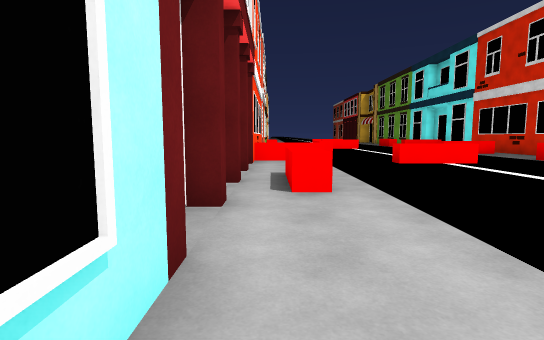
view 1 (above)

16 first-person views from a walk through a Unity game level. The camera is 1.4 m above the floor, tilts 6° down and sees 80° across. The floor is counted in squares, 2 m on a side. Each view is taken from the middle of a square. On the plan, view 1 faces up. The plan holds only what a view shows up to about 10 squares ahead; the rest is blank. The place goes on beyond the plan. The player character is not drawn. Surface patterns are stand-ins for the level's own textures.

view 2
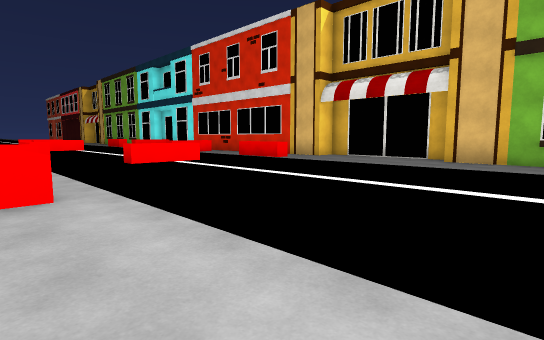

view 3
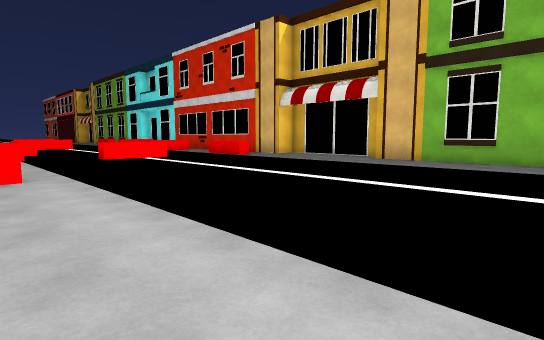

view 4
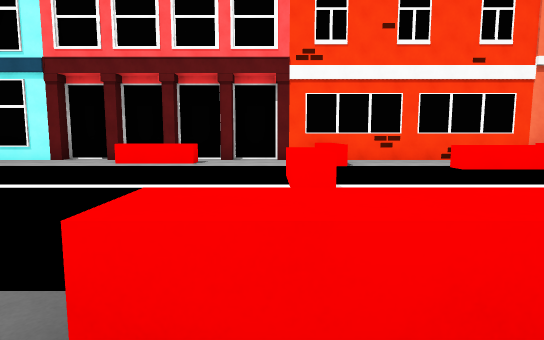

view 5
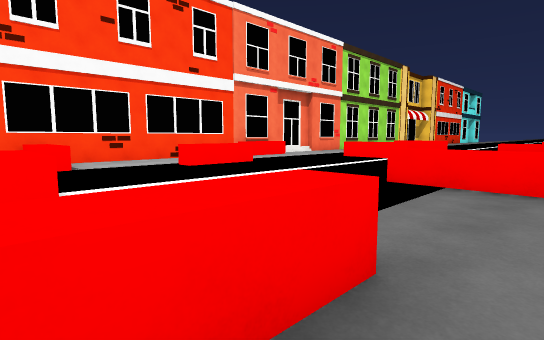

view 6
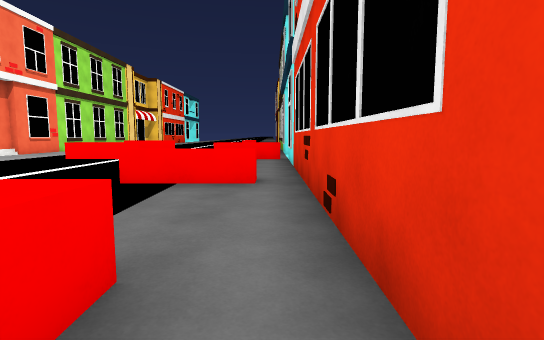

view 7
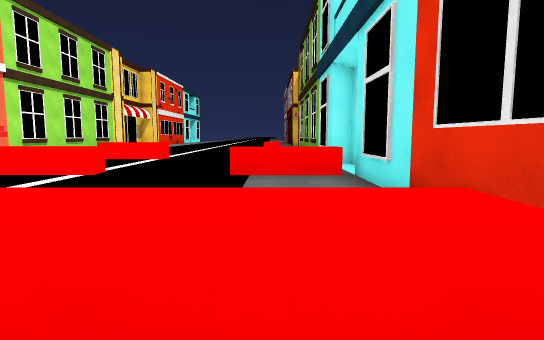

view 8
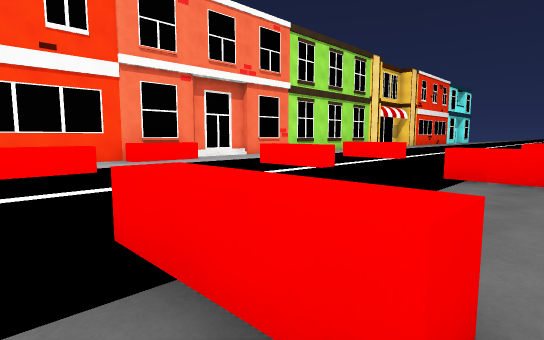

view 9
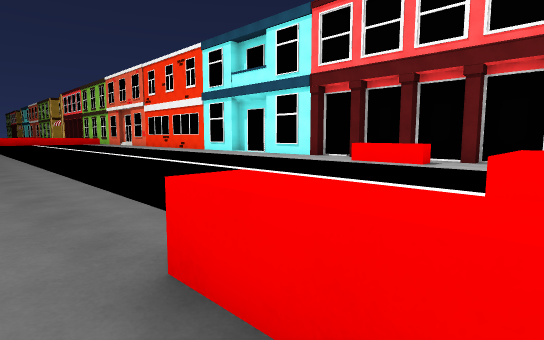

view 10
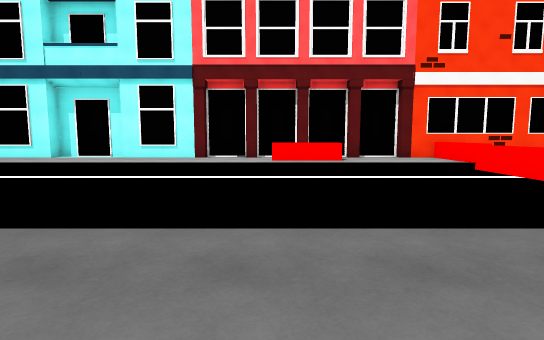

view 11
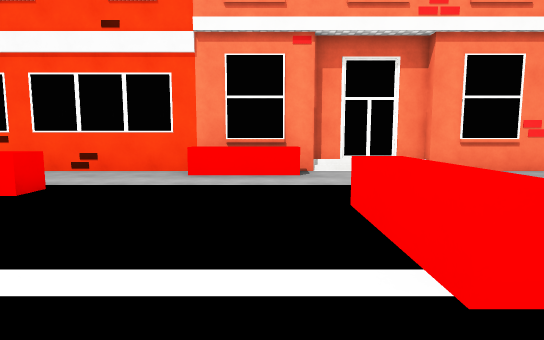

view 12
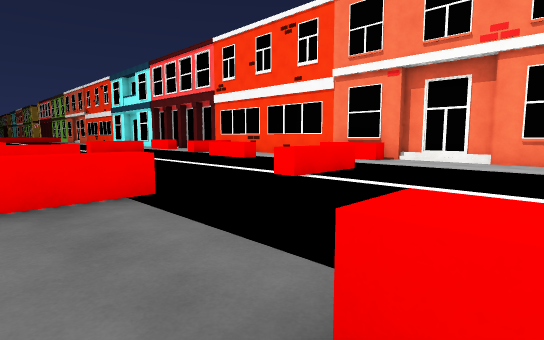

view 13
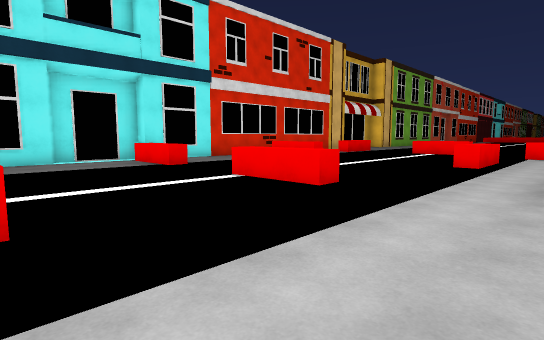

view 14
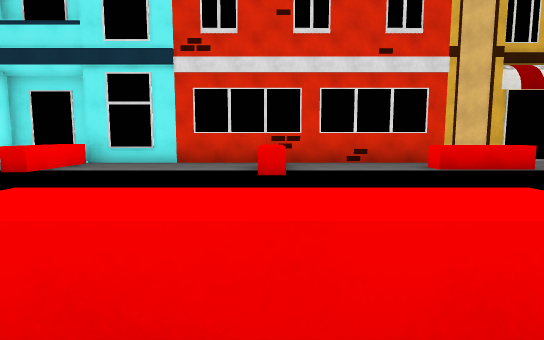

view 15
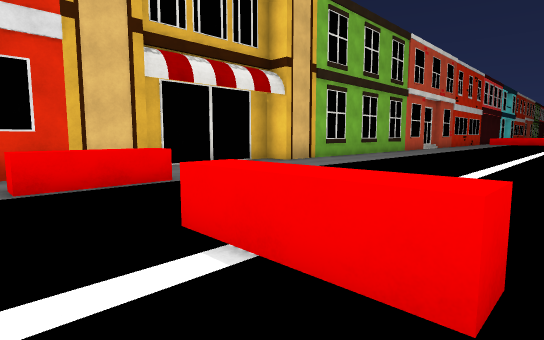

view 16
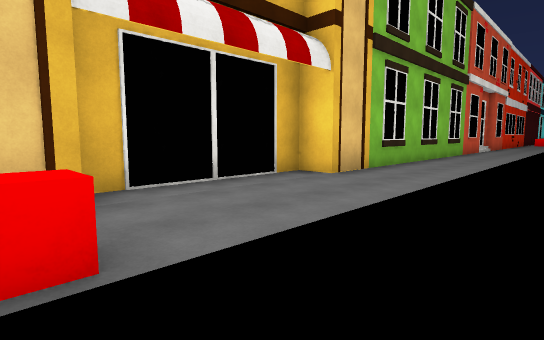

### Floor plan
Key: @ floor where view 1 was taken; # wall or solid block; . floor; ^ raised ledge.
Columns run from 1 left of view 1 to 11 right of it. Each row starts with its distance up from view 1.
 22 #.. ^^.  ^.#
 21 #..  ..  ..#
 20 #..  ..  ..#
 19 #..  ..  ..#
 18 #.. ^^.  ^^#
 17 #^.  ... ..#
 16 #^.  ......#
 15 #..  ..  ..#
 14 #..^ ..  ..#
 13 #..^ ...^^.#
 12 #..^ ..  ..#
 11 #..  ..  ..#
 10 #^^ ...  ..#
  9 #.. .^^  ^.#
  8 #.. .....^.#
  7 #..  .. ...##
  6 ##.  ..  ...#
  5 #^.  ..  ...#
  4 ##.  .......#
  3 #..  ..  ..##
  2 #..  ..  ..#
  1 #..  ..  ..#
  0 #@.  ..  ..#
 -1  ..  ..  ..#
 -2  ..  ..  ..#
 -3  ..      ..#

Positions as (right, up) in squares from view 1, and headings:
1: (0, 0), facing up
2: (0, 0), facing up-right
3: (0, -2), facing up-right
4: (9, 8), facing left
5: (9, 8), facing up-left
6: (9, 8), facing up
7: (8, 12), facing up
8: (9, 12), facing up-left
9: (9, 9), facing down-left
10: (10, 4), facing left
11: (6, 17), facing left
12: (9, 22), facing down-left
13: (0, 22), facing down-right
14: (1, 13), facing right
15: (3, 10), facing down-right
16: (6, 8), facing down-right
